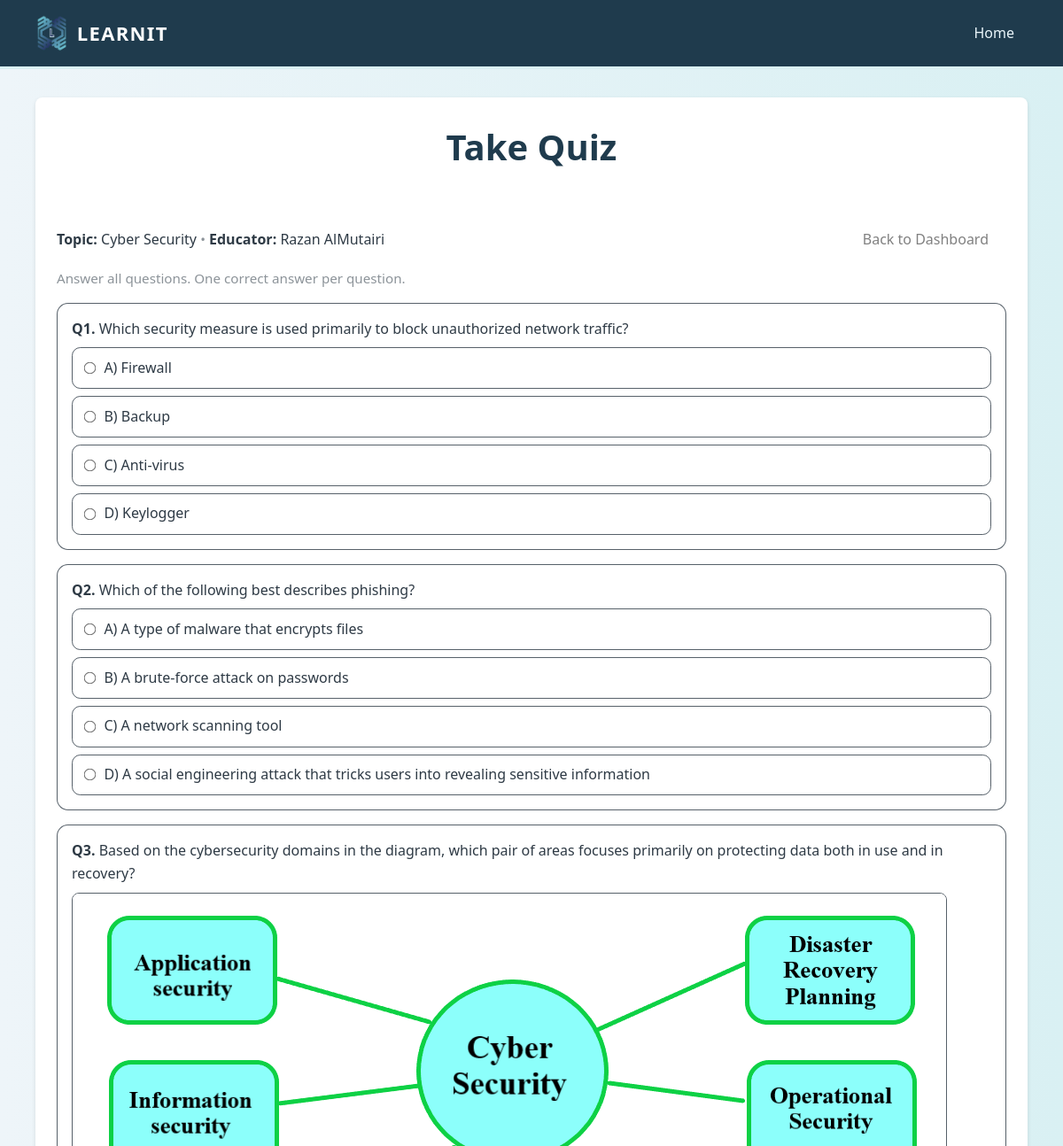
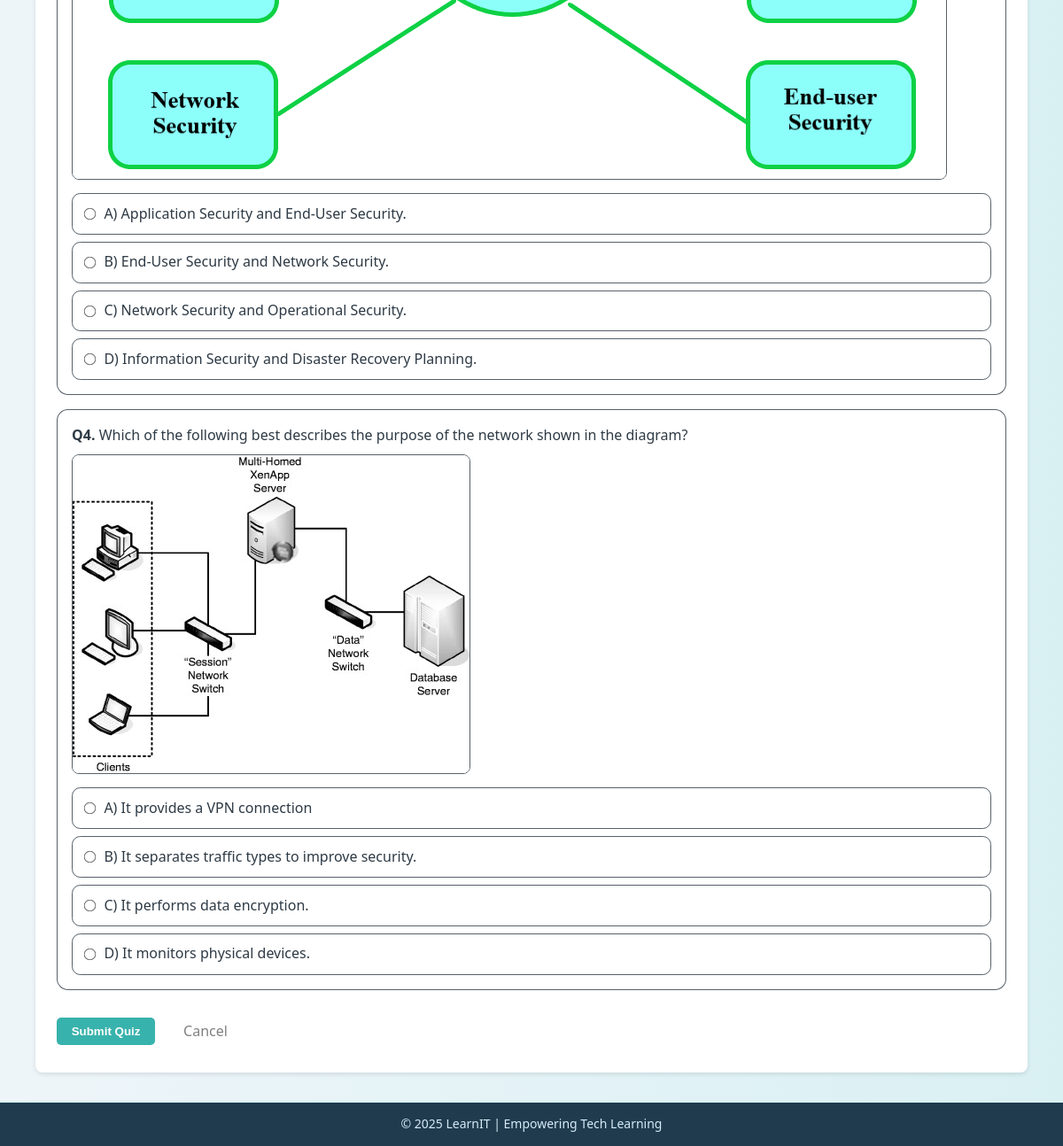
The app's page /take-quiz.php?quizID=4 (signed in) with its own data (2 pictures, top to bottom).
### tables this page shows
CREATE TABLE `topic` (
  `id` int(11) NOT NULL,
  `topicName` varchar(120) NOT NULL
);

CREATE TABLE `quizquestion` (
  `id` int(11) NOT NULL,
  `quizID` int(11) NOT NULL,
  `question` text NOT NULL,
  `questionFigureFileName` varchar(200) DEFAULT NULL,
  `answerA` varchar(300) NOT NULL,
  `answerB` varchar(300) NOT NULL,
  `answerC` varchar(300) NOT NULL,
  `answerD` varchar(300) NOT NULL,
  `correctAnswer` enum('A','B','C','D') NOT NULL
);

### take-quiz.php (the view, shortened to what this page needs)
<?php
require_once 'connect.php';
$quizID = isset($_GET['quizID']) ? (int)$_GET['quizID'] : 1;
$meta = [
  'topicName' => '—',
  'educatorName' => '—'
];
$mres = mysqli_query($conn, "
  SELECT t.topicName, CONCAT(u.firstName, ' ', u.lastName) AS educatorName
  FROM quiz q
  JOIN topic t ON t.id = q.topicID
  JOIN user  u ON u.id = q.educatorID
  WHERE q.id = {$quizID} LIMIT 1
");
if ($mres && mysqli_num_rows($mres)) {
  $meta = mysqli_fetch_assoc($mres);
}
$qres = mysqli_query($conn, "
  SELECT id, question, questionFigureFileName, answerA, answerB, answerC, answerD
  FROM quizquestion
  WHERE quizID = {$quizID}
  ORDER BY RAND()
  LIMIT 5
");
$questions = [];
if ($qres) {
  while ($r = mysqli_fetch_assoc($qres)) $questions[] = $r;
}
?>
<!DOCTYPE html>
<html lang="en">
<head>
  <link rel="stylesheet" href="style.css"/>
</head>
<body>
  <header>
    <div class="logo">
      <img src="images/logo.png" alt="LearnIT Logo"/>
      <h1>LEARNIT</h1>
    </div>
    <nav>
      <a href="learner.php">Home</a>
    </nav>
  </header>
  <main class="quiz-scope">
    <div class="card-container">
      <section class="q-panel">
        <h2>Take Quiz</h2>
        <div class="q-inline" style="justify-content:space-between;">
          <div>
            <strong>Topic:</strong> <?php echo htmlspecialchars($meta['topicName']); ?>
            <span class="q-muted">•</span>
            <strong>Educator:</strong> <?php echo htmlspecialchars($meta['educatorName']); ?>
          </div>
          <div class="q-inline">
            <a class="takeHome" href="learner.php">Back to Dashboard</a>
          </div>
        </div>
        <p class="q-muted" style="margin-top:0.5rem;">Answer all questions. One correct answer per question.</p>
        <?php if (!$questions): ?>
          <p style="margin-top:1rem;">This quiz has no questions yet.</p>
        <?php else: ?>
          <form action="quiz-result.php" method="post">
            <?php $i=1; foreach($questions as $q): ?>
              <article class="q-card">
                <div class="q-head">
                  <div><strong>Q<?php echo $i++; ?>.</strong> <?php echo htmlspecialchars($q['question']); ?></div>
                </div>
                <?php if (!empty($q['questionFigureFileName'])): ?>
                  <div class="q-figure">
                    <img src="uploads/<?php echo htmlspecialchars($q['questionFigureFileName']); ?>" alt="">
                  </div>
                <?php endif; ?>
                <div class="q-answers">
                  <label class="q-option">
                    <input type="radio" name="answer[<?php echo (int)$q['id']; ?>]" value="A" required>
                    A) <?php echo htmlspecialchars($q['answerA']); ?>
                  </label>
                  <label class="q-option">
                    <input type="radio" name="answer[<?php echo (int)$q['id']; ?>]" value="B">
                    B) <?php echo htmlspecialchars($q['answerB']); ?>
                  </label>
                  <label class="q-option">
                    <input type="radio" name="answer[<?php echo (int)$q['id']; ?>]" value="C">
                    C) <?php echo htmlspecialchars($q['answerC']); ?>
                  </label>
                  <label class="q-option">
                    <input type="radio" name="answer[<?php echo (int)$q['id']; ?>]" value="D">
                    D) <?php echo htmlspecialchars($q['answerD']); ?>
                  </label>
                </div>
              </article>
            <?php endforeach; ?>
            <div class="q-actions">
              <button class="submit" type="submit">Submit Quiz</button>
              <a class="takeHome" href="learner.php">Cancel</a>
            </div>
          </form>
        <?php endif; ?>
      </section>
    </div>
  </main>
  <footer>
    <p>&copy; 2025 LearnIT | Empowering Tech Learning</p>
  </footer>
</body>
</html>

### style.css (style rules this page uses)
* { margin: 0; padding: 0; box-sizing: border-box; }
body { font-family: 'Segoe UI', Tahoma, Geneva, Verdana, sans-serif; background: linear-gradient(to right, #eef5f9, #d9f0f3); color: #2e3a45; min-height: 100vh; display: flex; flex-direction: column; line-height: 1.6; }
header { background: #1f3b4d; display: flex; justify-content: space-between; align-items: center; padding: 0.938em 2.5em; border-bottom: 0.188em solid #d9f0f3; color: #fff; }
header .logo { display: flex; align-items: center; }
header .logo img { height: 2.812em; margin-right: 0.625em; }
header .logo h1 { font-size: 1.375em; letter-spacing: 0.062em; }
header nav a { margin: 0 0.938em; text-decoration: none; color: #eaf6fb; font-weight: 500; transition: color 0.3s; }
h2 { color: #1f3b4d; margin-bottom: 1.25em; }
footer { background: #1f3b4d; text-align: center; padding: 0.938em; border-top: 0.188em solid #d9f0f3; font-size: 0.875em; color: #d6eaf8; }
button, .btn { background: #5dade2; border: none; padding: 0.625em 1.25em; border-radius: 0.375em; color: #fff; font-weight: bold; cursor: pointer; transition: background 0.3s, transform 0.2s; text-decoration: none; }
.submit { background: #38B2AC; }
.takeHome { padding: 0.625em 1.25em; color: gray; text-decoration: none; border: none; border-radius: 0.312em; text-align: center; }
.card-container { width: 70rem; margin: 2em auto; padding: 1.5em; background-color: #ffffff; border-radius: 0.5em; box-shadow: 0 0.125em 0.3125em rgba(0,0,0,0.1); }

### take-quiz.php (style rules this page uses)
.quiz-scope { --qz-gap-1: 0.5rem; --qz-gap-2: 1rem; --qz-gap-3: 1.5rem; --qz-gap-4: 2rem; --qz-radius: 0.8rem; --qz-input-h: 2.75rem; --qz-text: inherit; --qz-muted: color-mix(in oklab, currentColor 55%, transparent); --qz-accent: currentColor; --qz-panel-bg: var(--surface-1, #ffffff); --qz-panel-bd: color-mix(in oklab, currentColor 85%, transparent); --qz-input-bg: var(--surface-2, #ffffff); --qz-input-bd: color-mix(in oklab, currentColor 80%, transparent); --qz-ok-bd: color-mix(in oklab, #22c55e 40%, transparent); --qz-ok-bg: color-mix(in oklab, #22c55e 12%, transparent); }
.quiz-scope h2 { text-align: center; font-size:2.5rem; }
.quiz-scope .q-muted { color: var(--qz-muted); font-size: 0.95rem; }
.q-inline { display:flex; gap:0.75rem; align-items:center; flex-wrap:wrap; }
.q-card { border: 0.08rem solid var(--qz-input-bd); border-radius: var(--qz-radius); padding: var(--qz-gap-2); margin: var(--qz-gap-2) 0; background: var(--qz-panel-bg); }
.q-head { display:flex; justify-content:space-between; align-items:center; gap:var(--qz-gap-2); margin-bottom:0.5rem; }
.q-figure { margin: 0.5rem 0; }
.q-figure img { max-width:100%; height:auto; border-radius: 0.5rem; border: 0.08rem solid var(--qz-input-bd); }
.q-answers { display:grid; gap:0.5rem; margin-top:0.5rem; }
.q-option { display:flex; align-items:center; gap:0.6rem; border: 0.08rem solid var(--qz-input-bd); border-radius: 0.6rem; padding: 0.6rem 0.8rem; }
.q-option input[type="radio"] { transform: scale(1.05); }
.q-actions { display:flex; gap:0.75rem; align-items:center; margin-top: var(--qz-gap-3); }

### records on screen
topic: topicName "Cyber Security"
quizquestion: question "Which security measure is used primarily to block unauthorized network traffic?", answerA "Firewall", answerB "Backup", answerC "Anti-virus", answerD "Keylogger"
quizquestion: question "Which of the following best describes phishing?", answerA "A type of malware that encrypts files", answerB "A brute-force attack on passwords", answerC "A network scanning tool", answerD "A social engineering attack that tricks users into revealing sensitive information"
quizquestion: question "Based on the cybersecurity domains in the diagram, which pair of areas focuses primarily on protecting data both in use and in recovery?", questionFigureFileName (picture), answerA "Application Security and End-User Security.", answerB "End-User Security and Network Security.", answerC "Network Security and Operational Security.", answerD "Information Security and Disaster Recovery Planning."
quizquestion: question "Which of the following best describes the purpose of the network shown in the diagram?", questionFigureFileName (picture), answerA "It provides a VPN connection", answerB "It separates traffic types to improve security.", answerC "It performs data encryption.", answerD "It monitors physical devices."

### other values on screen
$meta['educatorName'] "Razan AlMutairi"
